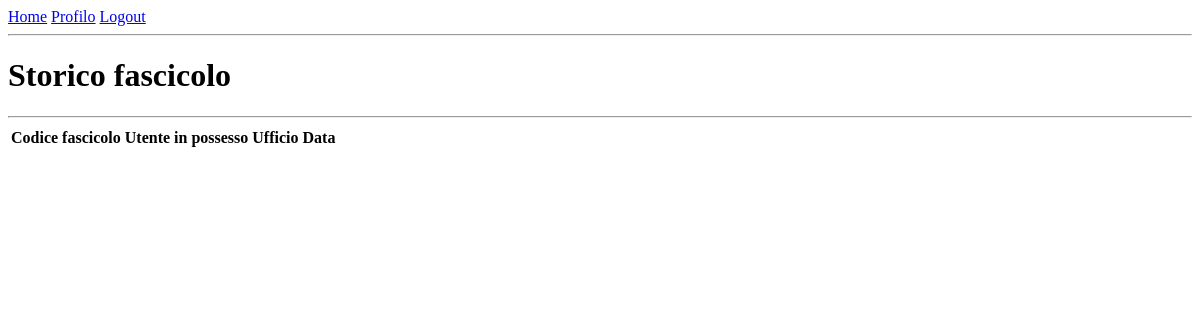
/fascicoli/123456 (signed in), run on an earlier commit of the app's database.
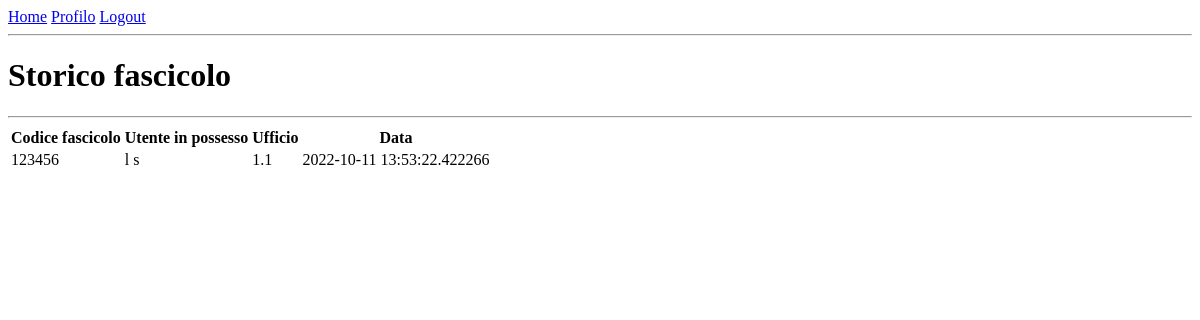
And on a later commit of the database.
### app/models.py (models this page shows, shortened)
class Files(db.Model):
    id = db.Column(db.Integer, primary_key=True)
    code = db.Column(db.String(32), index=True)
    created = db.Column(db.DateTime, index=True, default=datetime.utcnow)
    user_id = db.Column(db.Integer, db.ForeignKey('user.id'))
    user_name =  db.Column(db.String(64), index=True)
    user_office = db.Column(db.String(64), index=True)

### app/fascicoli.py (the view)
@bp.route('/<code>', methods=('GET', 'POST'))
@login_required
def file_details(code):
    files = Files.query.filter_by(code=code).order_by(Files.created).all()
    return render_template('qr_generation/file_details.html', title=current_app.config["LABELS"]["storico_fascicolo"], files=files)

### app/models.py (called while the page is built)
@login.user_loader
def load_user(id):
    return User.query.get(int(id))

### app/templates/qr_generation/file_details.html
{% extends "base.html" %}
{% block content %}
    <h1>{{ config.LABELS.storico_fascicolo }}</h1>
    <hr>
    <table>
        <tr>
          <th>Codice fascicolo</th>
          <th>Utente in possesso</th>
          <th>Ufficio</th>
          <th>Data</th>
        </tr>
        {% for fascicolo in files %}
        <tr>
          <td>{{ fascicolo.code }}</td>
          <td>{{ fascicolo.user_name }}</td>
          <td>{{ fascicolo.user_office }}</td>
          <td>{{ fascicolo.created }}</td>
        </tr>
        {% endfor %}
    </table>
{% endblock %}

### app/templates/base.html (shortened to what this page needs)
<html>
    <head>
    </head>
    <body>
        <div>
            <a href="{{ url_for('index') }}">{{ config.LABELS.home }}</a>
            {% if current_user.is_authenticated %}
                <a href="{{ url_for('user.user', id=current_user.id) }}">{{ config.LABELS.profilo }}</a>
                <a href="{{ url_for('auth.logout') }}">{{ config.LABELS.logout }}</a>
            {% else %}
                <a href="{{ url_for('auth.login') }}">{{ config.LABELS.login }}</a>
            {% endif %}
        </div>
        <hr>
        {% block content %}{% endblock %}
    </body>
</html>

What changed in the data, as far as the page shows it:
added Files: code "123456", user_name "l s", user_office "1.1", created "2022-10-11 13:53:22.422266"
